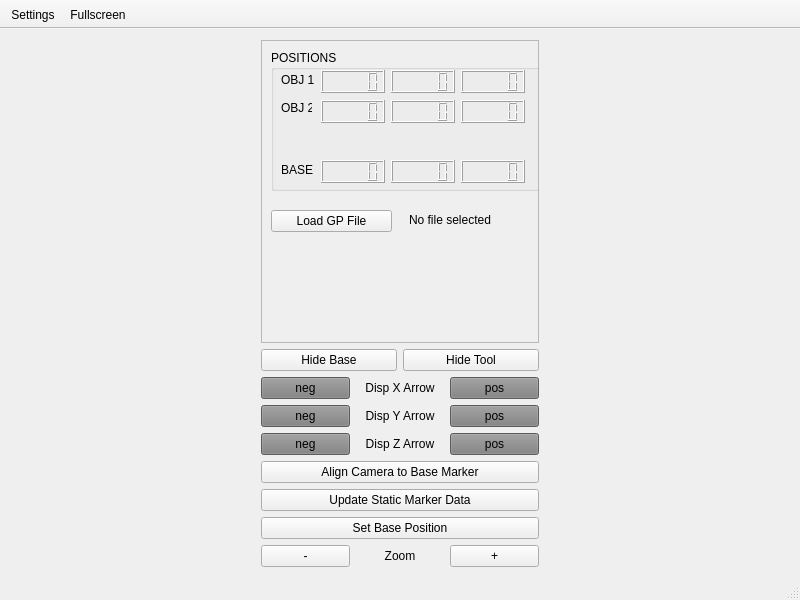
<?xml version="1.0" encoding="UTF-8"?>
<ui version="4.0">
 <class>InterfaceClass</class>
 <widget class="QMainWindow" name="InterfaceClass">
  <property name="geometry">
   <rect>
    <x>0</x>
    <y>0</y>
    <width>800</width>
    <height>600</height>
   </rect>
  </property>
  <property name="windowTitle">
   <string>CHAI3D</string>
  </property>
  <property name="windowIcon">
   <iconset>
    <normaloff>:/chai3d.ico</normaloff>:/chai3d.ico</iconset>
  </property>
  <property name="toolTip">
   <string/>
  </property>
  <widget class="QWidget" name="centralWidget">
   <layout class="QHBoxLayout" name="horizontalLayout">
    <property name="spacing">
     <number>0</number>
    </property>
    <property name="leftMargin">
     <number>0</number>
    </property>
    <property name="topMargin">
     <number>0</number>
    </property>
    <property name="rightMargin">
     <number>0</number>
    </property>
    <property name="bottomMargin">
     <number>0</number>
    </property>
    <item>
     <widget class="QWidget" name="Settings" native="true">
      <property name="enabled">
       <bool>true</bool>
      </property>
      <property name="sizePolicy">
       <sizepolicy hsizetype="Preferred" vsizetype="Preferred">
        <horstretch>0</horstretch>
        <verstretch>0</verstretch>
       </sizepolicy>
      </property>
      <property name="minimumSize">
       <size>
        <width>300</width>
        <height>0</height>
       </size>
      </property>
      <property name="maximumSize">
       <size>
        <width>300</width>
        <height>16777215</height>
       </size>
      </property>
      <property name="font">
       <font>
        <kerning>true</kerning>
       </font>
      </property>
      <property name="autoFillBackground">
       <bool>true</bool>
      </property>
      <layout class="QVBoxLayout" name="verticalLayout">
       <item>
        <widget class="QFrame" name="frame">
         <property name="sizePolicy">
          <sizepolicy hsizetype="Expanding" vsizetype="Expanding">
           <horstretch>0</horstretch>
           <verstretch>0</verstretch>
          </sizepolicy>
         </property>
         <property name="frameShape">
          <enum>QFrame::StyledPanel</enum>
         </property>
         <property name="frameShadow">
          <enum>QFrame::Raised</enum>
         </property>
         <widget class="QGroupBox" name="groupBox_2">
          <property name="geometry">
           <rect>
            <x>10</x>
            <y>10</y>
            <width>271</width>
            <height>141</height>
           </rect>
          </property>
          <property name="title">
           <string>POSITIONS</string>
          </property>
          <widget class="QLabel" name="label_28">
           <property name="geometry">
            <rect>
             <x>10</x>
             <y>110</y>
             <width>41</width>
             <height>20</height>
            </rect>
           </property>
           <property name="text">
            <string>BASE</string>
           </property>
          </widget>
          <widget class="QLCDNumber" name="objframe_x">
           <property name="geometry">
            <rect>
             <x>50</x>
             <y>20</y>
             <width>64</width>
             <height>23</height>
            </rect>
           </property>
          </widget>
          <widget class="QLCDNumber" name="objframe_y">
           <property name="geometry">
            <rect>
             <x>120</x>
             <y>20</y>
             <width>64</width>
             <height>23</height>
            </rect>
           </property>
          </widget>
          <widget class="QLCDNumber" name="base_x">
           <property name="geometry">
            <rect>
             <x>50</x>
             <y>110</y>
             <width>64</width>
             <height>23</height>
            </rect>
           </property>
          </widget>
          <widget class="QLCDNumber" name="base_y">
           <property name="geometry">
            <rect>
             <x>120</x>
             <y>110</y>
             <width>64</width>
             <height>23</height>
            </rect>
           </property>
          </widget>
          <widget class="QLabel" name="label_2">
           <property name="geometry">
            <rect>
             <x>10</x>
             <y>50</y>
             <width>31</width>
             <height>16</height>
            </rect>
           </property>
           <property name="text">
            <string>OBJ 2</string>
           </property>
          </widget>
          <widget class="QLCDNumber" name="tool_x">
           <property name="geometry">
            <rect>
             <x>50</x>
             <y>50</y>
             <width>64</width>
             <height>23</height>
            </rect>
           </property>
          </widget>
          <widget class="QLabel" name="label">
           <property name="geometry">
            <rect>
             <x>10</x>
             <y>20</y>
             <width>51</width>
             <height>20</height>
            </rect>
           </property>
           <property name="text">
            <string>OBJ 1</string>
           </property>
          </widget>
          <widget class="QLCDNumber" name="tool_y">
           <property name="geometry">
            <rect>
             <x>120</x>
             <y>50</y>
             <width>64</width>
             <height>23</height>
            </rect>
           </property>
          </widget>
          <widget class="QLCDNumber" name="base_z">
           <property name="geometry">
            <rect>
             <x>190</x>
             <y>110</y>
             <width>64</width>
             <height>23</height>
            </rect>
           </property>
          </widget>
          <widget class="QLCDNumber" name="objframe_z">
           <property name="geometry">
            <rect>
             <x>190</x>
             <y>20</y>
             <width>64</width>
             <height>23</height>
            </rect>
           </property>
          </widget>
          <widget class="QLCDNumber" name="tool_z">
           <property name="geometry">
            <rect>
             <x>190</x>
             <y>50</y>
             <width>64</width>
             <height>23</height>
            </rect>
           </property>
          </widget>
         </widget>
         <widget class="QPushButton" name="pushButton">
          <property name="geometry">
           <rect>
            <x>10</x>
            <y>170</y>
            <width>121</width>
            <height>22</height>
           </rect>
          </property>
          <property name="text">
           <string>Load GP File</string>
          </property>
         </widget>
         <widget class="QLabel" name="gp_file_label">
          <property name="geometry">
           <rect>
            <x>148</x>
            <y>170</y>
            <width>101</width>
            <height>20</height>
           </rect>
          </property>
          <property name="text">
           <string>No file selected</string>
          </property>
         </widget>
        </widget>
       </item>
       <item>
        <layout class="QHBoxLayout" name="horizontalLayout_2">
         <item>
          <widget class="QPushButton" name="hide_show_base">
           <property name="text">
            <string>Hide Base</string>
           </property>
           <property name="checkable">
            <bool>true</bool>
           </property>
          </widget>
         </item>
         <item>
          <widget class="QPushButton" name="hide_show_tool">
           <property name="text">
            <string>Hide Tool</string>
           </property>
           <property name="checkable">
            <bool>true</bool>
           </property>
          </widget>
         </item>
        </layout>
       </item>
       <item>
        <layout class="QHBoxLayout" name="horizontalLayout_5">
         <item>
          <widget class="QPushButton" name="x_neg">
           <property name="styleSheet">
            <string notr="true">background-color: gray;</string>
           </property>
           <property name="text">
            <string>neg</string>
           </property>
           <property name="checkable">
            <bool>true</bool>
           </property>
          </widget>
         </item>
         <item>
          <widget class="QLabel" name="X_arrow_disp">
           <property name="text">
            <string>Disp X Arrow</string>
           </property>
           <property name="alignment">
            <set>Qt::AlignCenter</set>
           </property>
          </widget>
         </item>
         <item>
          <widget class="QPushButton" name="x_pos">
           <property name="styleSheet">
            <string notr="true">background-color: gray;</string>
           </property>
           <property name="text">
            <string>pos</string>
           </property>
           <property name="checkable">
            <bool>true</bool>
           </property>
          </widget>
         </item>
        </layout>
       </item>
       <item>
        <layout class="QHBoxLayout" name="horizontalLayout_6">
         <item>
          <widget class="QPushButton" name="y_neg">
           <property name="styleSheet">
            <string notr="true">background-color: gray;</string>
           </property>
           <property name="text">
            <string>neg</string>
           </property>
           <property name="checkable">
            <bool>true</bool>
           </property>
          </widget>
         </item>
         <item>
          <widget class="QLabel" name="Y_arrow_disp">
           <property name="text">
            <string>Disp Y Arrow</string>
           </property>
           <property name="alignment">
            <set>Qt::AlignCenter</set>
           </property>
          </widget>
         </item>
         <item>
          <widget class="QPushButton" name="y_pos">
           <property name="styleSheet">
            <string notr="true">background-color: gray;</string>
           </property>
           <property name="text">
            <string>pos</string>
           </property>
           <property name="checkable">
            <bool>true</bool>
           </property>
          </widget>
         </item>
        </layout>
       </item>
       <item>
        <layout class="QHBoxLayout" name="horizontalLayout_7">
         <item>
          <widget class="QPushButton" name="z_neg">
           <property name="styleSheet">
            <string notr="true">background-color: gray;</string>
           </property>
           <property name="text">
            <string>neg</string>
           </property>
           <property name="checkable">
            <bool>true</bool>
           </property>
          </widget>
         </item>
         <item>
          <widget class="QLabel" name="Z_arrow_disp">
           <property name="text">
            <string>Disp Z Arrow</string>
           </property>
           <property name="alignment">
            <set>Qt::AlignCenter</set>
           </property>
          </widget>
         </item>
         <item>
          <widget class="QPushButton" name="z_pos">
           <property name="styleSheet">
            <string notr="true">background-color: gray;</string>
           </property>
           <property name="text">
            <string>pos</string>
           </property>
           <property name="checkable">
            <bool>true</bool>
           </property>
          </widget>
         </item>
        </layout>
       </item>
       <item>
        <widget class="QPushButton" name="alignCamera">
         <property name="text">
          <string>Align Camera to Base Marker</string>
         </property>
        </widget>
       </item>
       <item>
        <widget class="QPushButton" name="updateStaticMarkers">
         <property name="text">
          <string>Update Static Marker Data</string>
         </property>
        </widget>
       </item>
       <item>
        <widget class="QPushButton" name="setBasePosition">
         <property name="enabled">
          <bool>true</bool>
         </property>
         <property name="text">
          <string>Set Base Position</string>
         </property>
        </widget>
       </item>
       <item>
        <layout class="QHBoxLayout" name="horizontalLayout_3">
         <item>
          <widget class="QPushButton" name="zoom_out">
           <property name="text">
            <string>-</string>
           </property>
          </widget>
         </item>
         <item>
          <widget class="QLabel" name="Zoom_Label">
           <property name="text">
            <string>Zoom</string>
           </property>
           <property name="alignment">
            <set>Qt::AlignCenter</set>
           </property>
          </widget>
         </item>
         <item>
          <widget class="QPushButton" name="zoom_in">
           <property name="text">
            <string>+</string>
           </property>
          </widget>
         </item>
        </layout>
       </item>
      </layout>
     </widget>
    </item>
   </layout>
  </widget>
  <widget class="QToolBar" name="toolBar">
   <property name="windowTitle">
    <string>toolBar</string>
   </property>
   <property name="autoFillBackground">
    <bool>true</bool>
   </property>
   <property name="movable">
    <bool>false</bool>
   </property>
   <property name="toolButtonStyle">
    <enum>Qt::ToolButtonTextUnderIcon</enum>
   </property>
   <property name="floatable">
    <bool>false</bool>
   </property>
   <attribute name="toolBarArea">
    <enum>TopToolBarArea</enum>
   </attribute>
   <attribute name="toolBarBreak">
    <bool>false</bool>
   </attribute>
   <addaction name="actionShow_Settings"/>
   <addaction name="actionFull_Screen"/>
  </widget>
  <widget class="QStatusBar" name="statusBar"/>
  <action name="actionShow_Settings">
   <property name="checkable">
    <bool>true</bool>
   </property>
   <property name="text">
    <string>Settings</string>
   </property>
  </action>
  <action name="actionFull_Screen">
   <property name="checkable">
    <bool>true</bool>
   </property>
   <property name="text">
    <string>Fullscreen</string>
   </property>
  </action>
 </widget>
 <layoutdefault spacing="6" margin="11"/>
 <resources/>
 <connections>
  <connection>
   <sender>actionShow_Settings</sender>
   <signal>triggered(bool)</signal>
   <receiver>Settings</receiver>
   <slot>setVisible(bool)</slot>
   <hints>
    <hint type="sourcelabel">
     <x>-1</x>
     <y>-1</y>
    </hint>
    <hint type="destinationlabel">
     <x>390</x>
     <y>383</y>
    </hint>
   </hints>
  </connection>
 </connections>
</ui>
